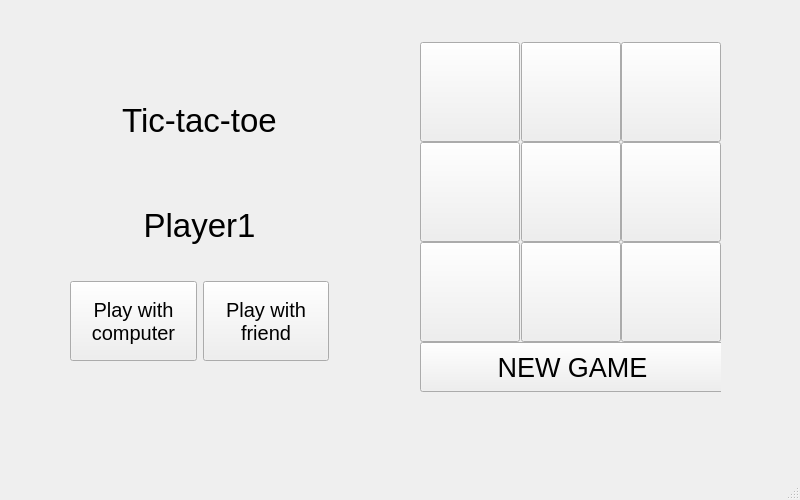
<?xml version="1.0" encoding="UTF-8"?>
<ui version="4.0">
 <class>MainWindow</class>
 <widget class="QMainWindow" name="MainWindow">
  <property name="geometry">
   <rect>
    <x>0</x>
    <y>0</y>
    <width>800</width>
    <height>500</height>
   </rect>
  </property>
  <property name="minimumSize">
   <size>
    <width>800</width>
    <height>500</height>
   </size>
  </property>
  <property name="maximumSize">
   <size>
    <width>800</width>
    <height>500</height>
   </size>
  </property>
  <property name="windowTitle">
   <string>MainWindow</string>
  </property>
  <property name="styleSheet">
   <string notr="true"/>
  </property>
  <widget class="QWidget" name="centralwidget">
   <widget class="QWidget" name="gridLayoutWidget_2">
    <property name="geometry">
     <rect>
      <x>70</x>
      <y>70</y>
      <width>259</width>
      <height>291</height>
     </rect>
    </property>
    <layout class="QGridLayout" name="Info">
     <item row="2" column="0">
      <widget class="QPushButton" name="pushButton_AI">
       <property name="minimumSize">
        <size>
         <width>100</width>
         <height>70</height>
        </size>
       </property>
       <property name="maximumSize">
        <size>
         <width>130</width>
         <height>80</height>
        </size>
       </property>
       <property name="font">
        <font>
         <pointsize>15</pointsize>
        </font>
       </property>
       <property name="styleSheet">
        <string notr="true"/>
       </property>
       <property name="text">
        <string>Play with
computer</string>
       </property>
       <property name="checkable">
        <bool>false</bool>
       </property>
      </widget>
     </item>
     <item row="2" column="1">
      <widget class="QPushButton" name="pushButton_friend">
       <property name="minimumSize">
        <size>
         <width>100</width>
         <height>70</height>
        </size>
       </property>
       <property name="maximumSize">
        <size>
         <width>130</width>
         <height>80</height>
        </size>
       </property>
       <property name="font">
        <font>
         <pointsize>15</pointsize>
        </font>
       </property>
       <property name="styleSheet">
        <string notr="true"/>
       </property>
       <property name="text">
        <string>Play with
friend</string>
       </property>
       <property name="checkable">
        <bool>false</bool>
       </property>
      </widget>
     </item>
     <item row="0" column="0" colspan="2">
      <widget class="QLabel" name="Name">
       <property name="font">
        <font>
         <pointsize>25</pointsize>
        </font>
       </property>
       <property name="text">
        <string>Tic-tac-toe</string>
       </property>
       <property name="alignment">
        <set>Qt::AlignCenter</set>
       </property>
      </widget>
     </item>
     <item row="1" column="0" colspan="2">
      <widget class="QLabel" name="label_win_lose">
       <property name="font">
        <font>
         <pointsize>25</pointsize>
        </font>
       </property>
       <property name="text">
        <string>Player1</string>
       </property>
       <property name="alignment">
        <set>Qt::AlignCenter</set>
       </property>
      </widget>
     </item>
    </layout>
   </widget>
   <widget class="QWidget" name="gridLayoutWidget">
    <property name="geometry">
     <rect>
      <x>420</x>
      <y>42</y>
      <width>301</width>
      <height>351</height>
     </rect>
    </property>
    <layout class="QGridLayout" name="Area">
     <property name="spacing">
      <number>0</number>
     </property>
     <item row="0" column="2">
      <widget class="QPushButton" name="pushButton_3">
       <property name="minimumSize">
        <size>
         <width>100</width>
         <height>100</height>
        </size>
       </property>
       <property name="maximumSize">
        <size>
         <width>100</width>
         <height>100</height>
        </size>
       </property>
       <property name="font">
        <font>
         <pointsize>40</pointsize>
        </font>
       </property>
       <property name="text">
        <string/>
       </property>
      </widget>
     </item>
     <item row="1" column="1">
      <widget class="QPushButton" name="pushButton_5">
       <property name="minimumSize">
        <size>
         <width>100</width>
         <height>100</height>
        </size>
       </property>
       <property name="maximumSize">
        <size>
         <width>100</width>
         <height>100</height>
        </size>
       </property>
       <property name="font">
        <font>
         <pointsize>40</pointsize>
        </font>
       </property>
       <property name="text">
        <string/>
       </property>
      </widget>
     </item>
     <item row="1" column="0">
      <widget class="QPushButton" name="pushButton_4">
       <property name="minimumSize">
        <size>
         <width>100</width>
         <height>100</height>
        </size>
       </property>
       <property name="maximumSize">
        <size>
         <width>100</width>
         <height>100</height>
        </size>
       </property>
       <property name="font">
        <font>
         <pointsize>40</pointsize>
        </font>
       </property>
       <property name="text">
        <string/>
       </property>
      </widget>
     </item>
     <item row="2" column="0">
      <widget class="QPushButton" name="pushButton_7">
       <property name="minimumSize">
        <size>
         <width>100</width>
         <height>100</height>
        </size>
       </property>
       <property name="maximumSize">
        <size>
         <width>100</width>
         <height>100</height>
        </size>
       </property>
       <property name="font">
        <font>
         <pointsize>40</pointsize>
        </font>
       </property>
       <property name="text">
        <string/>
       </property>
      </widget>
     </item>
     <item row="2" column="1">
      <widget class="QPushButton" name="pushButton_8">
       <property name="minimumSize">
        <size>
         <width>100</width>
         <height>100</height>
        </size>
       </property>
       <property name="maximumSize">
        <size>
         <width>100</width>
         <height>100</height>
        </size>
       </property>
       <property name="font">
        <font>
         <pointsize>40</pointsize>
        </font>
       </property>
       <property name="text">
        <string/>
       </property>
      </widget>
     </item>
     <item row="0" column="0">
      <widget class="QPushButton" name="pushButton_1">
       <property name="minimumSize">
        <size>
         <width>100</width>
         <height>100</height>
        </size>
       </property>
       <property name="maximumSize">
        <size>
         <width>100</width>
         <height>100</height>
        </size>
       </property>
       <property name="font">
        <font>
         <pointsize>40</pointsize>
        </font>
       </property>
       <property name="text">
        <string/>
       </property>
      </widget>
     </item>
     <item row="2" column="2">
      <widget class="QPushButton" name="pushButton_9">
       <property name="minimumSize">
        <size>
         <width>100</width>
         <height>100</height>
        </size>
       </property>
       <property name="maximumSize">
        <size>
         <width>100</width>
         <height>100</height>
        </size>
       </property>
       <property name="font">
        <font>
         <pointsize>40</pointsize>
        </font>
       </property>
       <property name="text">
        <string/>
       </property>
      </widget>
     </item>
     <item row="1" column="2">
      <widget class="QPushButton" name="pushButton_6">
       <property name="minimumSize">
        <size>
         <width>100</width>
         <height>100</height>
        </size>
       </property>
       <property name="maximumSize">
        <size>
         <width>100</width>
         <height>100</height>
        </size>
       </property>
       <property name="font">
        <font>
         <pointsize>40</pointsize>
        </font>
       </property>
       <property name="text">
        <string/>
       </property>
      </widget>
     </item>
     <item row="0" column="1">
      <widget class="QPushButton" name="pushButton_2">
       <property name="minimumSize">
        <size>
         <width>100</width>
         <height>100</height>
        </size>
       </property>
       <property name="maximumSize">
        <size>
         <width>100</width>
         <height>100</height>
        </size>
       </property>
       <property name="font">
        <font>
         <pointsize>40</pointsize>
        </font>
       </property>
       <property name="text">
        <string/>
       </property>
      </widget>
     </item>
     <item row="3" column="0" colspan="3">
      <widget class="QPushButton" name="pushButton_clear">
       <property name="minimumSize">
        <size>
         <width>305</width>
         <height>50</height>
        </size>
       </property>
       <property name="maximumSize">
        <size>
         <width>100</width>
         <height>50</height>
        </size>
       </property>
       <property name="font">
        <font>
         <pointsize>20</pointsize>
        </font>
       </property>
       <property name="styleSheet">
        <string notr="true"/>
       </property>
       <property name="text">
        <string>NEW GAME</string>
       </property>
      </widget>
     </item>
    </layout>
   </widget>
  </widget>
  <widget class="QMenuBar" name="menubar">
   <property name="geometry">
    <rect>
     <x>0</x>
     <y>0</y>
     <width>800</width>
     <height>25</height>
    </rect>
   </property>
  </widget>
  <widget class="QStatusBar" name="statusbar"/>
 </widget>
 <resources/>
 <connections/>
</ui>
